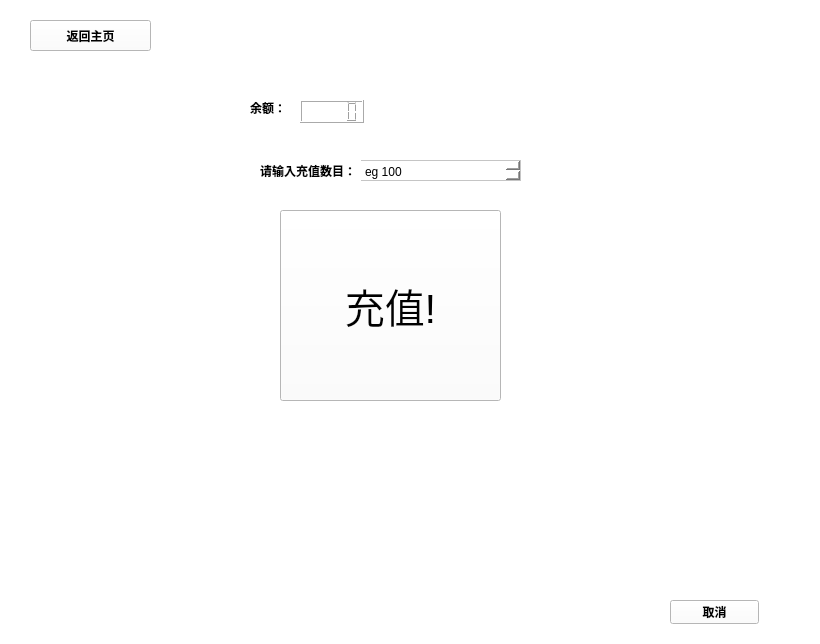
<?xml version="1.0" encoding="UTF-8"?>
<ui version="4.0">
 <class>widget</class>
 <widget class="QWidget" name="widget">
  <property name="geometry">
   <rect>
    <x>0</x>
    <y>0</y>
    <width>820</width>
    <height>644</height>
   </rect>
  </property>
  <property name="font">
   <font>
    <weight>75</weight>
    <bold>true</bold>
   </font>
  </property>
  <property name="windowTitle">
   <string>充值界面</string>
  </property>
  <property name="styleSheet">
   <string notr="true">background-color: rgb(255, 255, 255);</string>
  </property>
  <widget class="QPushButton" name="pushButton">
   <property name="geometry">
    <rect>
     <x>280</x>
     <y>210</y>
     <width>221</width>
     <height>191</height>
    </rect>
   </property>
   <property name="font">
    <font>
     <pointsize>30</pointsize>
     <weight>50</weight>
     <bold>false</bold>
    </font>
   </property>
   <property name="text">
    <string>充值!</string>
   </property>
  </widget>
  <widget class="QTextEdit" name="textEdit">
   <property name="geometry">
    <rect>
     <x>360</x>
     <y>160</y>
     <width>161</width>
     <height>21</height>
    </rect>
   </property>
   <property name="html">
    <string>&lt;!DOCTYPE HTML PUBLIC &quot;-//W3C//DTD HTML 4.0//EN&quot; &quot;http://www.w3.org/TR/REC-html40/strict.dtd&quot;&gt;
&lt;html&gt;&lt;head&gt;&lt;meta name=&quot;qrichtext&quot; content=&quot;1&quot; /&gt;&lt;style type=&quot;text/css&quot;&gt;
p, li { white-space: pre-wrap; }
&lt;/style&gt;&lt;/head&gt;&lt;body style=&quot; font-family:'SimSun'; font-size:9pt; font-weight:600; font-style:normal;&quot;&gt;
&lt;p style=&quot; margin-top:0px; margin-bottom:0px; margin-left:0px; margin-right:0px; -qt-block-indent:0; text-indent:0px;&quot;&gt;&lt;span style=&quot; font-weight:400;&quot;&gt;eg 100&lt;/span&gt;&lt;/p&gt;&lt;/body&gt;&lt;/html&gt;</string>
   </property>
  </widget>
  <widget class="QLabel" name="label">
   <property name="geometry">
    <rect>
     <x>260</x>
     <y>160</y>
     <width>101</width>
     <height>21</height>
    </rect>
   </property>
   <property name="text">
    <string>请输入充值数目：</string>
   </property>
  </widget>
  <widget class="QLabel" name="label_2">
   <property name="geometry">
    <rect>
     <x>250</x>
     <y>100</y>
     <width>31</width>
     <height>16</height>
    </rect>
   </property>
   <property name="text">
    <string>余额：</string>
   </property>
  </widget>
  <widget class="QLCDNumber" name="bag">
   <property name="geometry">
    <rect>
     <x>300</x>
     <y>100</y>
     <width>64</width>
     <height>23</height>
    </rect>
   </property>
  </widget>
  <widget class="QPushButton" name="Cancel_btn">
   <property name="geometry">
    <rect>
     <x>670</x>
     <y>600</y>
     <width>89</width>
     <height>24</height>
    </rect>
   </property>
   <property name="text">
    <string>取消</string>
   </property>
  </widget>
  <widget class="QPushButton" name="Back_btn">
   <property name="geometry">
    <rect>
     <x>30</x>
     <y>20</y>
     <width>121</width>
     <height>31</height>
    </rect>
   </property>
   <property name="text">
    <string>返回主页</string>
   </property>
  </widget>
 </widget>
 <resources/>
 <connections/>
</ui>
